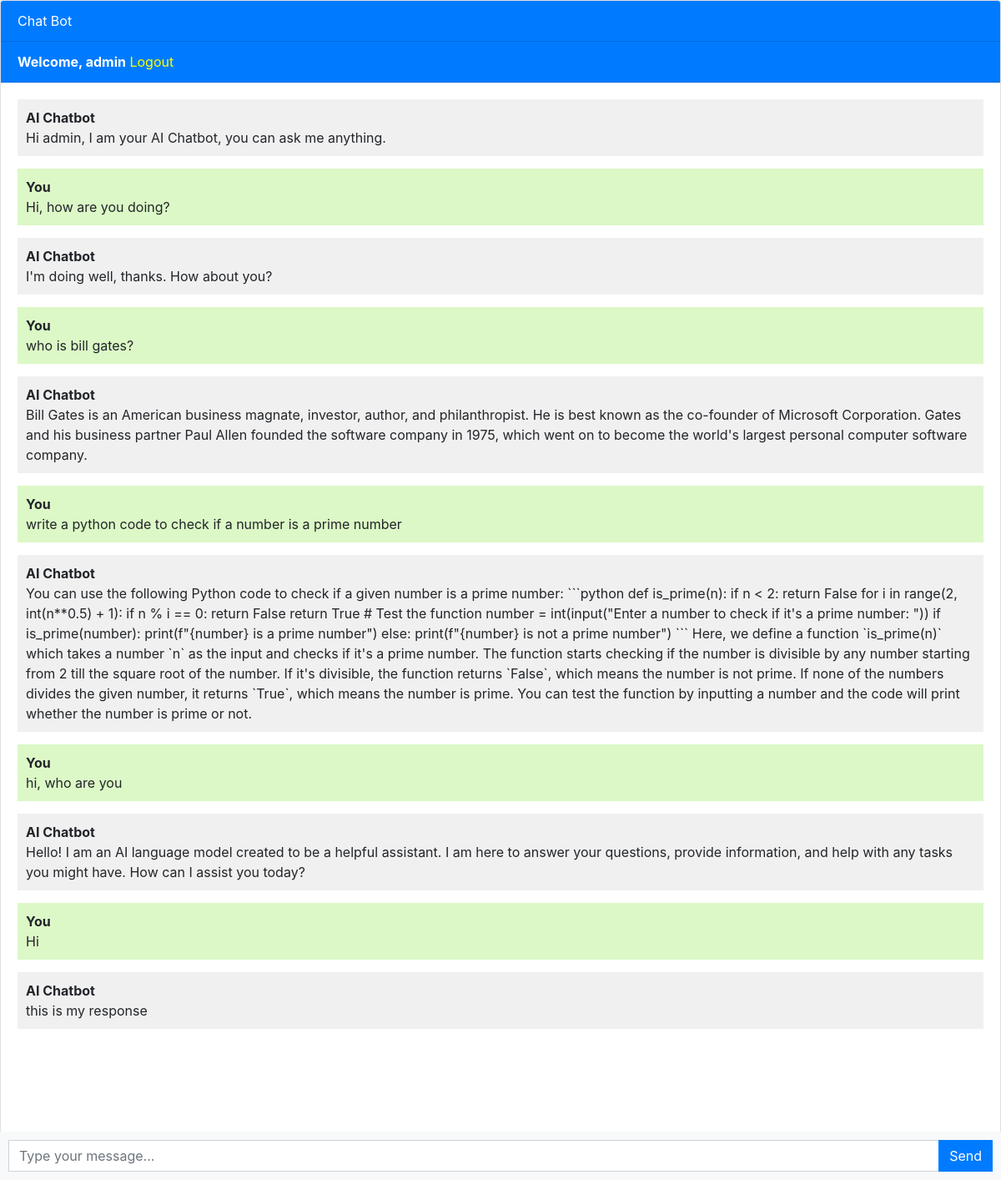
Screenshot of / (signed in) with the database file from the repository.
### chatbot/models.py (models this page shows, shortened)
class Chat(models.Model):
    user = models.ForeignKey(User, on_delete=models.CASCADE)
    message = models.TextField()
    response = models.TextField()
    created_at = models.DateTimeField(auto_now_add=True)

### chatbot/views.py (the view)
# urls.py: path('', views.chatbot, name='chatbot'),
@login_required
def chatbot(request):
    chats = Chat.objects.filter(user=request.user)
    if request.method == 'POST':
        message = request.POST.get('message')
        response = ask_openai(message)
        chat = Chat(user=request.user, message=message, response=response, created_at=timezone.now())
        chat.save()
        return JsonResponse({'message': message, 'response': response})
    return render(request, 'chatbot.html', {'chats': chats})

### templates/chatbot.html (shortened to what this page needs)
{% extends 'base.html' %}
{% block content %}
<div class="chat-container">
  <div class="card flex-grow-1">
    <div class="card-header bg-primary text-white">Chat Bot</div>
    {% if user.is_authenticated %}
    <div class="card-header bg-primary text-white"><b>Welcome, {{user.username}}</b>   <a style="color: yellow;" href="login">Logout</a></div>
    {% else %}
    <div class="card-header bg-primary text-white"><a style="color: yellow" href="login">Login</a>   <a style="color: yellow;" href="register">Register</a></div>
    {% endif %}
    <div class="card-body messages-box">
      <ul class="list-unstyled messages-list">
       <li class="message received">
          <div class="message-text">
            <div class="message-sender">
              <b>AI Chatbot</b>
            </div>
            <div class="message-content">
              Hi {{user.username}}, I am your AI Chatbot, you can ask me anything.
            </div>
          </div>
        </li>
        {% for chat in chats %}
          {% if chat.user == request.user %}
            <li class="message sent">
          <div class="message-text">
            <div class="message-sender">
              <b>You</b>
            </div>
            <div class="message-content">
              {{chat.message}}
            </div>
          </div>
        </li>
        <li class="message received">
          <div class="message-text">
            <div class="message-sender">
              <b>AI Chatbot</b>
            </div>
            <div class="message-content">
              {{chat.response}}
            </div>
          </div>
        </li>
          {% endif %}
        {% endfor %}
      </ul>
    </div>
    <br><br>
    <br><br>
    <br><br>
  </div>
  <form class="message-form">
    <div class="input-group">
      <input type="text" class="form-control message-input" placeholder="Type your message...">
      <div class="input-group-append">
        <button type="submit" class="btn btn-primary btn-send">Send</button>
      </div>
    </div>
  </form>
</div>
{% endblock %}

### templates/base.html (shortened to what this page needs)
<!DOCTYPE html>
<html lang="en">
  <head>
    <link rel="stylesheet" href="https://stackpath.bootstrapcdn.com/bootstrap/4.3.1/css/bootstrap.min.css">
  </head>
  <body>
    {% block content %}{% endblock %}
  </body>
</html>

### templates/chatbot.html (style rules this page uses)
body, html { height: 100%; }
.messages-box { flex: 1; overflow-y: auto; }
.messages-list { padding-left: 0; }
.message { margin-bottom: 15px; list-style: none; }
.message-text { padding: 10px; border-radius: 5px; }
.sent { background-color: #dcf8c6; align-self: flex-end; }
.received { background-color: #f1f0f0; align-self: flex-start; }
.message-form { display: flex; position: fixed; bottom: 0; left: 0; right: 0; padding: 10px; background-color: #f8f9fa; }
.message-input { flex: 1; border-radius: 0; border-right: none; }
.btn-send { border-radius: 0; }
.chat-container { height: 100%; display: flex; flex-direction: column; }

### rows the page displays
Chat: message "Hi, how are you doing?", response "I'm doing well, thanks. How about you?"
Chat: message "who is bill gates?", response "Bill Gates is an American business magnate, investor, author, and philanthropist. He is best known as the co-founder of Microsoft Corporation. Gates and his business partner Paul Allen founded the software company in 1975, which went on to become the world's largest personal computer software company."
Chat: message "write a python code to check if a number is a prime number", response "You can use the following Python code to check if a given number is a prime number: ```python def is_prime(n): if n < 2: return False for i in range(2, int(n**0.5) + 1): if n % i == 0: return False return True # Test the function number = int(input(\"Enter a number to check if it's a prime number: \")) if is_prime(number): print(f\"{number} is a prime number\") else: print(f\"{number} is not a prime number\") ``` Here, we define a function `is_prime(n)` which takes a number `n` as the input and checks if it's a prime number. The function starts checking if the number is divisible by any number starting from 2 till the square root of the number. If it's divisible, the function returns `False`,…"
Chat: message "hi, who are you", response "Hello! I am an AI language model created to be a helpful assistant. I am here to answer your questions, provide information, and help with any tasks you might have. How can I assist you today?"
Chat: message "Hi", response "this is my response"

### other values shown
{{ user.username }} "admin"
